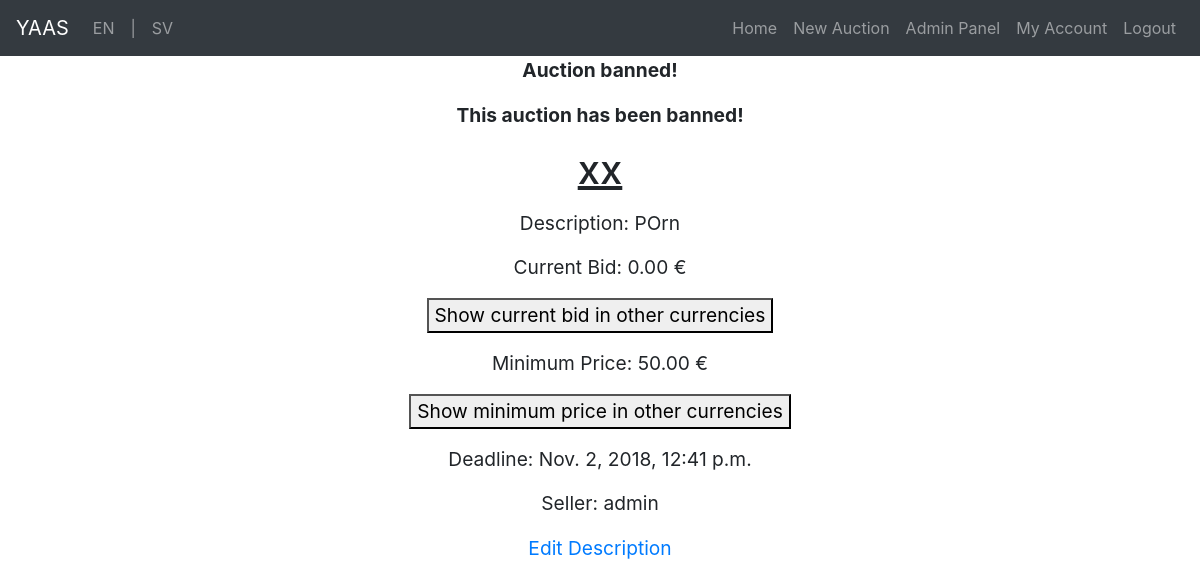
Screenshot of /auctions/ban/53 (signed in) with the database file from the repository.
### Auctions/models.py (models this page shows, shortened)
class Auction(models.Model):
    STATUS_BANNED = 1
    STATUS_ACTIVE = 2
    STATUS_DUE = 3
    STATUS_CHOICES = ((STATUS_BANNED, 'Banned'),
                      (STATUS_ACTIVE, 'Active'),
                      (STATUS_DUE, 'Due'))
    title = models.CharField(max_length=150)
    description = models.TextField()
    min_price = models.DecimalField(max_digits=9, decimal_places=2)
    deadline = models.DateTimeField(auto_now_add=False, auto_now=False)
    seller = models.ForeignKey(User, null=False, blank=False, on_delete=models.CASCADE, related_name='created_by')
    status = models.IntegerField(choices=STATUS_CHOICES, default=STATUS_ACTIVE)
    winning_bid = models.ForeignKey('Bid', null=True, on_delete=models.CASCADE, related_name='winning_bid')
    version = ConditionalVersionField('winning_bid')  # Handle concurrency
    class Meta:
        ordering = ['deadline']

### Auctions/views.py (the view)
# urls.py: path('ban/<int:auction_id>', ban_auction, name="ban_auction"),
@user_passes_test(lambda u: u.is_superuser)
def ban_auction(request, auction_id):
    auction = Auction.objects.get(id=auction_id)
    if auction is not None:
        auction.status = Auction.STATUS_BANNED
        auction.save()
        emails = list(Bid.objects.filter(auction=auction).values_list('bidder__email', flat=True).distinct())
        emails.append([auction.seller.email])
        send_email("Auction: " + auction.title + "has been banned!", "We would like to let you know that the "
                                                                    "auction " + auction.title + "has been banned from "
                                                                                                 "the YAAS site.",
                   emails)
        messages.warning(request, "Auction banned!")
        return render(request, "auction.html", {'auction': auction})
    messages.warning(request, "There is no auction with that id!")
    return redirect("index")

### Auctions/views.py (called while the page is built)
def send_email(subject, message, to_email):
    from_email = "YAASAuctionSite@noreply.com"
    with mail.get_connection() as connection:
        mail.EmailMessage(subject, message, from_email, to_email, connection=connection).send(fail_silently=False)
        print("mail sent")

### Auctions/templates/auction.html (shortened to what this page needs)
{% extends "base.html" %}
{% load crispy_forms_tags %}
{% load static %}
{% load i18n %}
{% block head %}
    <link rel="stylesheet" type="text/css" href="{% static 'css/main.css' %}" />
    <link rel="stylesheet" type="text/css" href="{% static 'css/forms.css' %}" />
{% endblock %}
{% block content %}
    {% if messages %}
        {% for message in messages %}
            {% if message.tags == "error" %}
                <p class ="center"><b>{{ message }} <a href="{% url "auction_view" auction_id=auction.id %}">{% trans "Reload" %}</a></b></p>
            {% else %}
                <p class ="center"><b>{{ message }}</b></p>
            {% endif %}
        {% endfor %}
    {% endif %}
    {% if auction.status == auction.STATUS_BANNED%}
        <p class ="center"><b>{% trans "This auction has been banned" %}!</b></p>
    {% elif auction.status != auction.STATUS_ACTIVE%}
        <p class ="center"><b>{% trans "This auction is no longer active" %}!</b></p>
    {% endif %}
    <h1><u>{{ auction.title }}</u></h1>
    <p class="center">{% trans "Description" %}: {{ auction.description }}</p>
    <p class="center">{% trans "Current Bid" %}: {% if max_bid is not None %}{{ max_bid.amount }} {% else %} 0.00 {% endif %} €</p>
    <p class="center"><button onclick="hideShow('bid_curr')">Show current bid in other currencies</button></p>
    <p class="center">{% trans "Minimum Price" %}: {{ auction.min_price }} €</p>
    <p class="center"><button onclick="hideShow('min_curr')">Show minimum price in other currencies</button></p>
    <p class="center">{% trans "Deadline" %}: {{ auction.deadline }}</p>
    {% if auction.seller.get_full_name %}
            <p class="center">{% trans "Seller" %}: {{ auction.seller.get_full_name }}</p>
            {% else %}
            <p class="center">{% trans "Seller" %}: {{ auction.seller }}</p>
    {% endif %}
    {% if user == auction.seller %}
        <p class="center"><a href="{% url "edit_auction" auction_id=auction.id %}">{% trans "Edit Description" %}</a></p>
    {% endif %}
{% endblock %}

### static/css/main.css (style rules this page uses)
h1,h2, h4, p.center { text-align:center; }
p { font-size: larger; }

### static/css/forms.css (style rules this page uses)
h1 { text-align: center; margin-bottom: 15px; }

### rows the page displays
Auction: title "xx", description "POrn", min_price "50.00", deadline "Nov. 2, 2018, 12:41 p.m.", seller "admin"

### other values shown
{{ message }} "Auction banned!"
